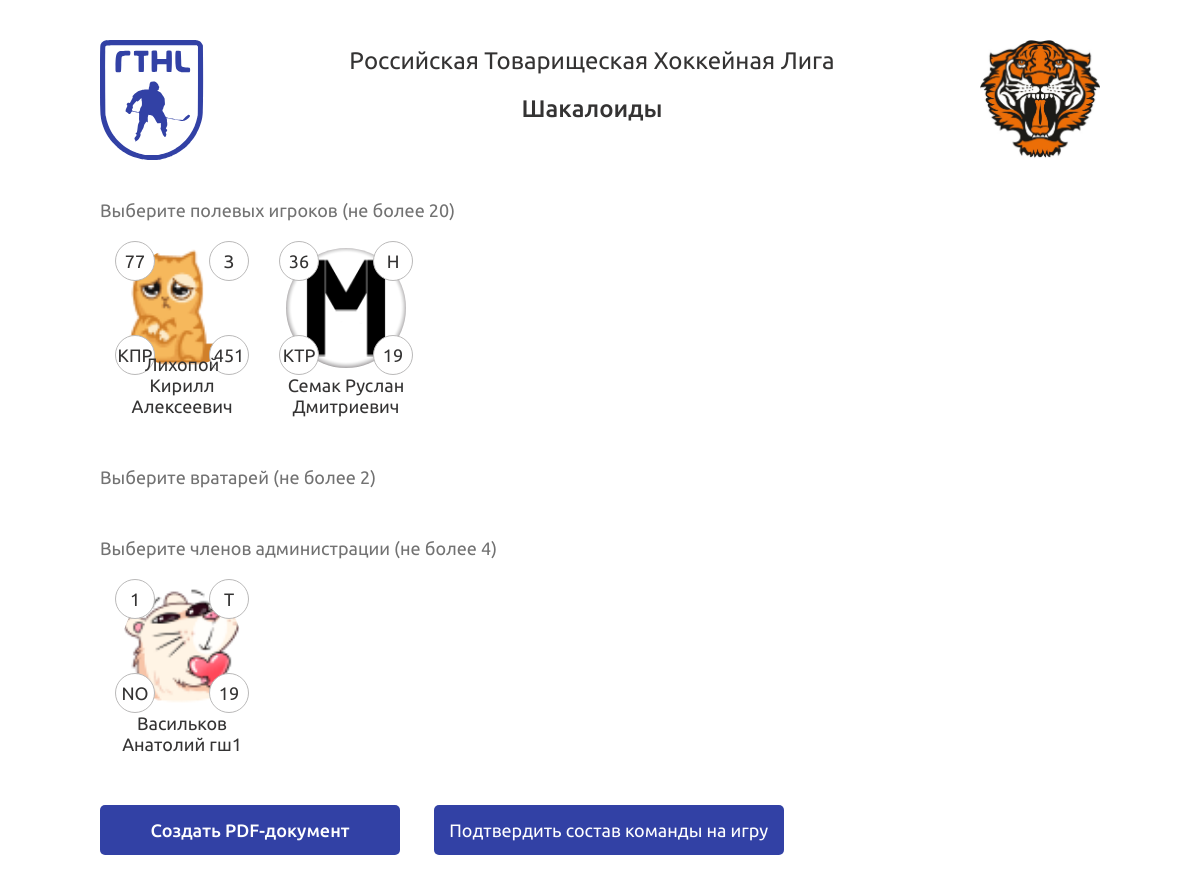
The page /team/sha_kal/create_app on the database its author committed.
### rthl_site/models.py (models this page shows, shortened)
class Team(models.Model): # TODO: Сделать PK по имени-городу
    name = models.CharField("Название", max_length=50, unique=True)
    image = models.ImageField("Логотип", upload_to="img/teams",default="img/team.jpg")
    city = models.CharField("Город",max_length=30, default="Москва")
    url = models.SlugField(
        help_text="Адрес на сайте. Пример: rthl.ru/avangard (\"rthl.ru/\" не вводить)",
        max_length=30,
        unique=True)
    class Meta:
        verbose_name = "Команда"
        verbose_name_plural = "Команды"

class Player(models.Model):
    name = models.CharField("Имя", max_length=50)
    surname = models.CharField("Фамилия", max_length=50)
    patronymic = models.CharField("Отчество", max_length=50,blank=True)
    game_number = models.PositiveSmallIntegerField("Номер игрока")
    role = models.CharField("Роль",max_length=20, default="Нет",
                            choices=(
                                ("Нет", "Нет"),
                                ("Вратарь", "Вратарь"),
                                ("Нападающий", "Нападающий"),
                                ("Защитник", "Защитник"),
                                ("Тренер", "Тренер"))
                            )
    adm_role = models.CharField("Административная роль", max_length=20, default="Нет",
                            choices=(
                                ("Нет","Нет"),
                                ("Ассистент", "Ассистент"),
                                ("Капитан", "Капитан"),
                                ("Главный Тренер", "Главный тренер"))
                            )
    team_name = models.ManyToManyField(
        Team,
        verbose_name="Название команды",
        related_name="player_team"
    )
    image = models.ImageField("Фото", upload_to="img/players",default="img/player.jpg")
    growth = models.PositiveSmallIntegerField("Рост",null=True)
    weight = models.PositiveSmallIntegerField("Вес",null=True)
    birth_date = models.DateField("Дата рождения")
    grip = models.CharField("Хват",max_length=6,
                            choices=(
                                ("Л","Левый"),
                                ("П","Правый")),
                            default="Л"
                            )
    qualification = models.CharField("Квалификация",max_length=20,
                                     choices=(
                                         ("Нет","Нет"),
                                         ("Практик","Практик"),
                                         ("Практик 2.0", "Практик 2.0"),
                                         ("Красный теоретик","Красный теоретик"),
                                         ("Красный практик", "Красный практик"),
                                         ("Теоретик", "Теоретик"),
                                         ("Любитель", "Любитель"),
                                         ("Юниор", "Юниор"),
                                         ("Спортсмен", "Спортсмен"),
                                         ("Мастер спорта", "Мастер спорта")),
                                     default="Нет"
                                     )
    games_count = models.PositiveSmallIntegerField("Кол-во игр",default=0)
    goals_count = models.PositiveSmallIntegerField("Кол-во голов",default=0)
    passes_count = models.PositiveSmallIntegerField("Кол-во передач",default=0)
    penalties_count = models.PositiveSmallIntegerField("Кол-во штрафов",default=0)
    disqualified_games_count = models.PositiveSmallIntegerField("Кол-во дисквал игр",default=0)
    biography = models.TextField("Биография", blank=True, default="Нет")
    def two_letters_qualification(self):
        dic = {
            "Нет" : "NO",
            "Практик" : "ПР",
            "Практик 2.0" : "П2.0",
            "Красный теоретик" : "КТР",
            "Красный практик" : "КПР",
            "Теоретик" : "ТР",
            "Любитель" : "ЛБ",
            "Юниор" : "ЮН",
            "Спортсмен" : "СП",
            "Мастер спорта" : "МС"
        }
        return str(dic[self.qualification])
    def fullname(self):
        return self.surname + " " + self.name + " " + self.patronymic
    def age(self):
        today = date.today()
        bd = self.birth_date
        return today.year - bd.year - ((today.month,today.day) < (bd.month, bd.day))
    class Meta:
        verbose_name = "Игрок"
        verbose_name_plural = "Игроки"
        unique_together = (("name", "surname","patronymic", "birth_date"),)

### rthl_site/views.py (the view, shortened to what this page needs)
# urls.py: path('team/<slug:slug>/create_app', views.TeamAppDetailView.as_view()),
class TeamAppDetailView(DetailView):
    model = Team
    template_name = "App/create_app.html"
    context_object_name = 'team'
    slug_field = "url"
    players = lambda x: x.object.player_team.all()
    players_outfield = lambda x:x.object.player_team.all().filter(
        Q(role="Нападающий") | Q(role="Защитник")
    )
    players_goalkeepers = lambda x:x.object.player_team.all().filter(role="Вратарь")
    players_adm = lambda x:x.object.player_team.all().filter(role="Тренер")
    def nearest_match(self):
        _matches_teamA = [m for m in self.object.match_teamA.all() if not m.is_past_due]
        _matches_teamB = [m for m in self.object.match_teamB.all() if not m.is_past_due]
        matches = _matches_teamA + _matches_teamB
        matches = sorted(matches, key=operator.attrgetter('date'), reverse=False)
        return matches[0] if len(matches) >0 else None

### rthl_site/models.py (called while the page is built)
    @property
    def is_past_due(self):
        return datetime.now(utc) > self.date

### templates/App/create_app.html (shortened to what this page needs)
<!DOCTYPE html>
<html lang="ru">
<head>
  {% load static %}
  <link rel="stylesheet" href="{% static 'css/style.css' %}">
</head>
<body>
  <div class="app">
    <div class="app-header">
      <img src="{% static 'img/logo_blue.svg' %}" alt="" class="app__logo">
      <div class="app-text">
        <p class="app-text__title">Российская Товарищеская Хоккейная Лига</p>
        <p class="app-text__team">{{ team.name }}</p>
      </div>
      <img src="{{ team.image.url }}" alt="" class="app__team">
    </div>
  <form method="post"> {% csrf_token %}
    <div class="app-players">
      <div class="app-players-type">
        <p class="app-players-type__title">Выберите полевых игроков (не более 20)</p>
        <div class="app-players-type-cards">
            {% for player in view.players_outfield %}
            <div class="app-card">
              <label for="app-player{{ player.game_number }}" class="app-players-type-card">
                <img src="{{ player.image.url }}" alt="" class="app-players-type-card__img">
                <div class="app-players-type-card-param">
                  <span class="app-players-type-card-param__text">{{ player.game_number }}</span>
                </div>
                <div class="app-players-type-card-param">
                  <span class="app-players-type-card-param__text">{{ player.role.0 }}</span>
                </div>
                <div class="app-players-type-card-param">
                  <span class="app-players-type-card-param__text">{{ player.two_letters_qualification }}</span>
                </div>
                <div class="app-players-type-card-param">
                  <span class="app-players-type-card-param__text">{{ player.age }}</span>
                </div>
                <div class="app-players-type-card__name">{{ player.fullname }}</div>
              </label>
            </div>
            {% endfor %}
        </div>
      </div>
      <div class="app-players-type">
        <p class="app-players-type__title">Выберите вратарей (не более 2)</p>
      </div>
      <div class="app-players-type">
        <p class="app-players-type__title">Выберите членов администрации (не более 4)</p>
        <div class="app-players-type-cards">
            {% for player in view.players_adm %}
            <div class="app-card">
              <label for="app-player{{ player.game_number }}" class="app-players-type-card">
                <img src="{{ player.image.url }}" alt="" class="app-players-type-card__img">
                <div class="app-players-type-card-param">
                  <span class="app-players-type-card-param__text">{{ player.game_number }}</span>
                </div>
                <div class="app-players-type-card-param">
                  <span class="app-players-type-card-param__text">{{ player.role.0 }}</span>
                </div>
                <div class="app-players-type-card-param">
                  <span class="app-players-type-card-param__text">{{ player.two_letters_qualification }}</span>
                </div>
                <div class="app-players-type-card-param">
                  <span class="app-players-type-card-param__text">{{ player.age }}</span>
                </div>
                <div class="app-players-type-card__name">{{ player.fullname }}</div>
              </label>
            </div>
            {% endfor %}
        </div>
      </div>
    </div>
    <button class="app-submit" type="button" onClick="window.print()">Создать PDF-документ</button>
    <button class="app-ready" type="submit">Подтвердить состав команды на игру</button>
  </form>
  </div>
</body>
</html>

### rows shown on the page
Team: name "Шакалоиды", image (picture)
Player: image (picture), game_number "77", role.0 "З", two_letters_qualification "КПР", age "451", fullname "Лихопой Кирилл Алексеевич"
Player: image (picture), game_number "36", role.0 "Н", two_letters_qualification "КТР", age "19", fullname "Семак Руслан Дмитриевич"
Player: image (picture), game_number "1", role.0 "Т", two_letters_qualification "NO", age "19", fullname "Васильков Анатолий гш1"
